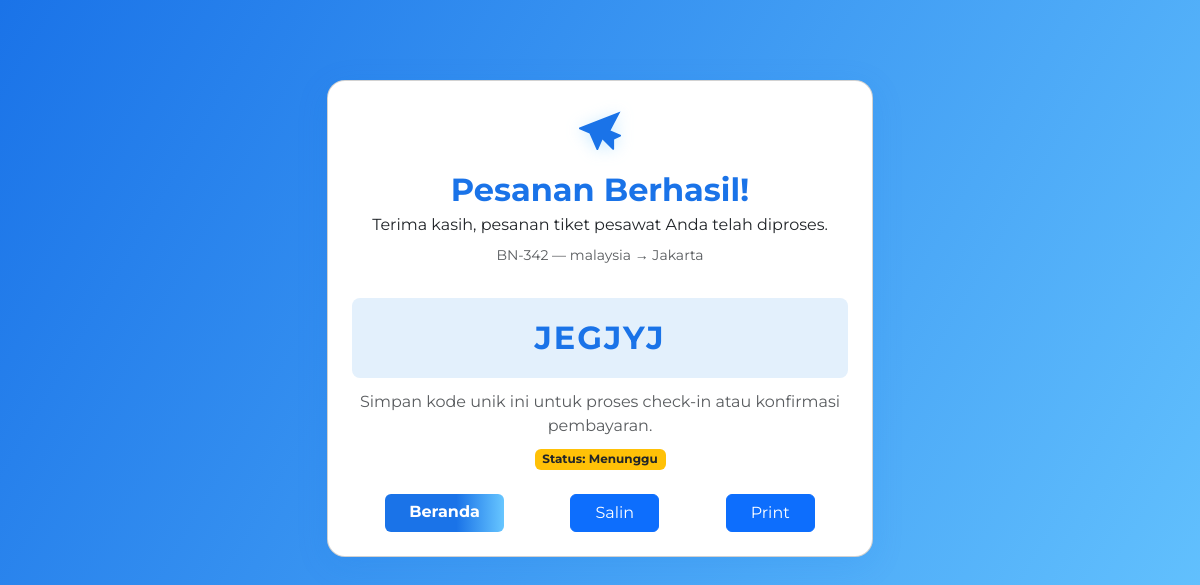
The page /kode.php?slug=3 (signed in) on the database its author committed.
### tables this page shows
CREATE TABLE `pesawat` (
  `id` int NOT NULL,
  `nama` varchar(50) NOT NULL,
  `no_penerbangan` varchar(50) NOT NULL,
  `asal` varchar(50) NOT NULL,
  `tujuan` varchar(50) NOT NULL,
  `waktu_berangkat` time DEFAULT NULL,
  `harga` decimal(12,2) NOT NULL,
  `created_at` timestamp NOT NULL DEFAULT CURRENT_TIMESTAMP,
  `updated_at` timestamp NOT NULL DEFAULT CURRENT_TIMESTAMP,
  `waktu_tiba` time DEFAULT NULL,
  `kursi_tersedia` int NOT NULL
);

CREATE TABLE `bookings` (
  `id` int NOT NULL,
  `id_pesawat` int NOT NULL,
  `id_user` int NOT NULL,
  `kode` varchar(50) NOT NULL,
  `status` enum('disetujui','menunggu') NOT NULL,
  `kelas` enum('ekonomi','bisnis','first class') NOT NULL
);

### kode.php (the view, shortened to what this page needs)
<?php
include "./koneksi.php";
$id_param = null;
if (isset($_GET['slug'])) {
    $id_param = (int)$_GET['slug'];
} elseif (isset($_POST['slug'])) {
    $id_param = (int)$_POST['slug'];
}
$user_id = $_SESSION["user_id"];
$stmt = $mysql->prepare("SELECT * FROM users WHERE id = ? LIMIT 1");
$stmt->bind_param("s", $user_id);
$stmt->execute();
$res = $stmt->get_result();
$user_row = $res->fetch_assoc();
$user_id = (int)$user_row['id'];
$stmt = $mysql->prepare("SELECT id, nama, no_penerbangan, asal, tujuan, waktu_berangkat, waktu_tiba, harga, kursi_tersedia FROM pesawat WHERE id = ? LIMIT 1");
$stmt->bind_param("i", $id_param);
$stmt->execute();
$res = $stmt->get_result();
$pesawat = $res->fetch_assoc();
$id_pesawat = (int)$pesawat['id'];
$stmt = $mysql->prepare("SELECT * FROM bookings WHERE id_user = ? AND id_pesawat = ? LIMIT 1");
$stmt->bind_param("ii", $user_id, $id_pesawat);
$stmt->execute();
$res = $stmt->get_result();
$existing_booking = $res->fetch_assoc();
$booking_code = "-";
$status_booking = 'Menunggu persetujuan';
if ($existing_booking) {
    $booking_code = $existing_booking['kode'] ?? "-";
    $status_booking = isset($existing_booking['status']) ? ucfirst($existing_booking['status']) : 'Menunggu persetujuan';
}
$booking_code_html = htmlspecialchars($booking_code, ENT_QUOTES, 'UTF-8');
$status_booking_html = htmlspecialchars($status_booking, ENT_QUOTES, 'UTF-8');
$flight_label = htmlspecialchars(($pesawat['no_penerbangan'] ?? '') . " — " . ($pesawat['asal'] ?? '') . " → " . ($pesawat['tujuan'] ?? ''), ENT_QUOTES, 'UTF-8');
?>
<!DOCTYPE html>
<html lang="id">
<head>
    <link href="https://cdn.jsdelivr.net/npm/bootstrap@5.3.3/dist/css/bootstrap.min.css" rel="stylesheet">
</head>
<body>
    <div class="container">
        <div class="row justify-content-center">
            <div class="col-lg-6 col-md-8">
                <div class="card kode-card p-4">
                    <div class="plane-icon">
                        <svg viewBox="0 0 48 48" aria-hidden="true">
                            <path d="M44.5 6.5L3.5 22.5C2.7 22.8 2.7 23.9 3.5 24.2L13.5 28.5L20.5 44.5C20.8 45.3 21.9 45.3 22.2 44.5L26.5 34.5L36.5 44.5C37.1 45.1 38.1 44.7 38.1 43.9V34.5L44.5 31.5C45.3 31.2 45.3 30.1 44.5 29.8L34.5 25.5L44.5 6.5Z" />
                        </svg>
                    </div>
                    <h2 class="text-center mb-1" style="color:#1a73e8;font-weight:700;">Pesanan Berhasil!</h2>
                    <p class="text-center mb-2">Terima kasih, pesanan tiket pesawat Anda telah diproses.</p>
                    <div class="text-center mb-2 small text-muted"><?= $flight_label ?></div>
                    <div class="kode-unik" id="kodeUnik"><?= $booking_code_html ?></div>
                    <p class="text-center text-muted mb-2">Simpan kode unik ini untuk proses check-in atau konfirmasi pembayaran.</p>
                    <div class="text-center mb-4">
                        <span class="badge bg-warning text-dark">
                            Status: <?= $status_booking_html ?>
                        </span>
                    </div>
                    <div class="d-flex justify-content-around">
                        <a href="index.php" class="btn btn-home px-4">Beranda</a>
                        <button onclick="handleCopy()" class="btn btn-primary px-4">Salin</button>
                        <button onclick="window.print();" class="btn btn-primary px-4">Print</button>
                    </div>
                </div>
            </div>
        </div>
    </div>
</body>
</html>

### kode.php (style rules this page uses)
body { background: linear-gradient(120deg, #1a73e8 0%, #67c6ff 100%); font-family: 'Montserrat', Arial, sans-serif; min-height: 100vh; }
.kode-card { border-radius: 18px; box-shadow: 0 8px 32px rgba(26, 115, 232, 0.13); margin-top: 80px; margin-bottom: 80px; overflow: hidden; }
.plane-icon { display: flex; justify-content: center; align-items: center; margin-bottom: 18px; }
.plane-icon svg { width: 48px; height: 48px; fill: #1a73e8; filter: drop-shadow(0 2px 8px #67c6ff55); }
.kode-unik { font-size: 2rem; font-weight: 700; color: #1a73e8; letter-spacing: 2px; background: #e3f0fc; border-radius: 8px; padding: 16px 0; margin: 24px 0 12px 0; text-align: center; user-select: all; }
.btn-home { background: linear-gradient(90deg, #1a73e8 60%, #67c6ff 100%); border: none; font-weight: 700; color: #fff; }

### rows shown on the page
pesawat: flight_label "BN-342 — malaysia → Jakarta"
bookings: kode "JEGJYJ", status "Menunggu"
